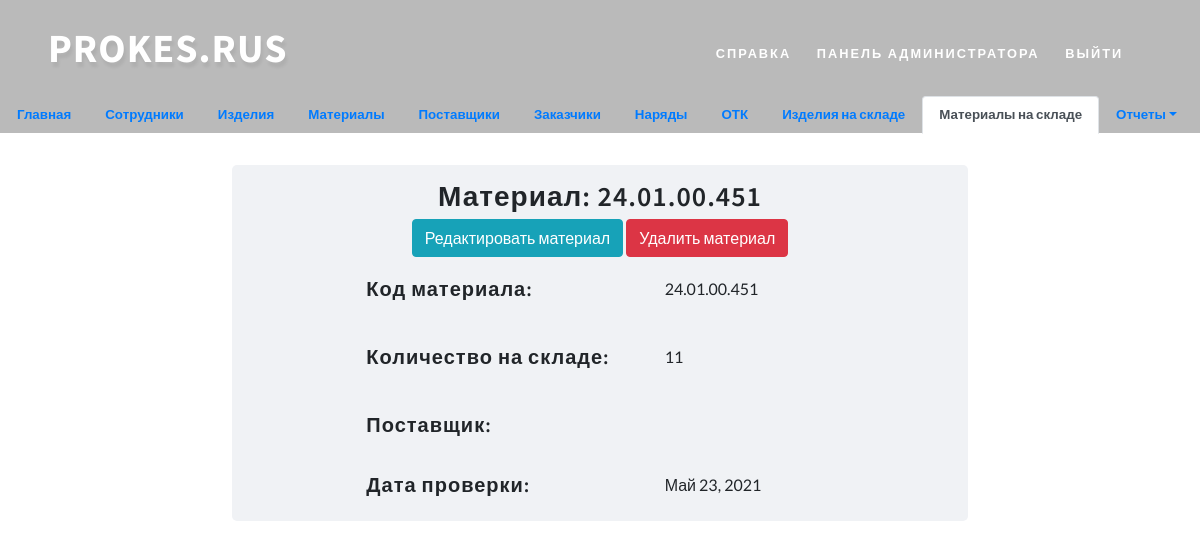
/storage_material/1/ (signed in), run on the app's committed database.
### prokes/models.py (models this page shows, shortened)
class MaterialStorage(models.Model):
    material_code = models.ForeignKey(Materials, verbose_name='Код смеси', on_delete=models.CASCADE)
    supplier_code = models.ForeignKey(Suppliers, verbose_name='Код поставщика', on_delete=models.SET_NULL, null=True, blank=True)
    value = models.IntegerField('Количество', default=0)
    date = models.DateField('Дата проверки')
    class Meta:
        verbose_name = "Склад материалов"
        verbose_name_plural = 'Склады материалов'

class Materials(models.Model):
    code = models.CharField('Код материала', max_length=120)
    weight = models.IntegerField('Вес смеси')
    batch_number = models.IntegerField('Номер партии')
    pallet_number = models.IntegerField('Номер поддона')
    class Meta:
        verbose_name = 'Материал'
        verbose_name_plural = 'Материалы'

### prokes/views.py (the view)
# urls.py: path('storage_material/<int:pk>/', login_required(login_url='login')(views.StorageMaterialsDetailView), name="storage_material_detail"),
def StorageMaterialsDetailView(request, pk):
    material = MaterialStorage.objects.get(id=pk)
    error = ""
    context = {"material": material, "error": error}
    return render(request, "storage_materials/storage_materials_detail.html", context)

### templates/storage_materials/storage_materials_detail.html (shortened to what this page needs)
{% extends 'storage_materials/base.html' %}
{% load static %}
{% block storage_materials %}
    <div class="container h-100">
        <div class="row h-100 justify-content-center align-items-center">
            <form enctype="multipart/form-data" class="col-8" style="min-width: 320px;background-color: #f0f2f5; border-radius: 5px;">
                <h3 class="editContent" style="text-align: center; margin-top: 15px; margin-bottom: 5px">Материал: {{ material.material_code.code }}</h3>
                <div style="text-align: center; margin-top: 5px; margin-bottom: 15px">
                    <input type="button" class="btn btn-info" onclick='location.href="update"' value="Редактировать материал">
                    <input type="button" class="btn btn-danger" onclick='location.href="delete"' value="Удалить материал">
                </div>
                <div class="form-row justify-content-center" style="margin-top: 20px">
                    <div class="form-group col-sm-5">
                        <h5>Код материала: </h5>
                    </div>
                    <div class="form-group col-sm-3">
                        <label>{{ material.material_code.code }}</label>
                    </div>
                </div>
                <div class="form-row justify-content-center" style="margin-top: 20px">
                    <div class="form-group col-sm-5">
                        <h5>Количество на складе: </h5>
                    </div>
                    <div class="form-group col-sm-3">
                        <label>{{ material.value }}</label>
                    </div>
                </div>
                <div class="form-row justify-content-center" style="margin-top: 20px">
                    <div class="form-group col-sm-5">
                        <h5>Поставщик: </h5>
                    </div>
                    <div class="form-group col-sm-3">
                    </div>
                </div>
                <div class="form-row justify-content-center" style="margin-top: 20px">
                    <div class="form-group col-sm-5">
                        <h5>Дата проверки: </h5>
                    </div>
                    <div class="form-group col-sm-3">
                        <label>{{ material.date }}</label>
                    </div>
                </div>
            </form>
        </div>
    </div>
{% endblock storage_materials %}

### static/css/style.css (style rules this page uses)
html, body { margin: 0; font-size: 100%; background: #fff; font-family: 'Lato', sans-serif; scroll-behavior: smooth; }
input[type="button"], input[type="submit"], input[type="text"], input[type="email"], input[type="search"] { transition: 0.5s all; -webkit-transition: 0.5s all; -moz-transition: 0.5s all; -o-transition: 0.5s all; -ms-transition: 0.5s all; font-family: 'Source Sans Pro', sans-serif; }
h1, h2, h3, h4, h5, h6 { margin: 0; letter-spacing: 1px; font-weight: 600; font-family: 'Source Sans Pro', sans-serif; }

### templates/base.html (style rules this page uses)
body, html { margin: 0; padding: 0; height: 100%; width: 100%; }

### data on the page
MaterialStorage: material_code.code "24.01.00.451", value "11", date "Май 23, 2021"
